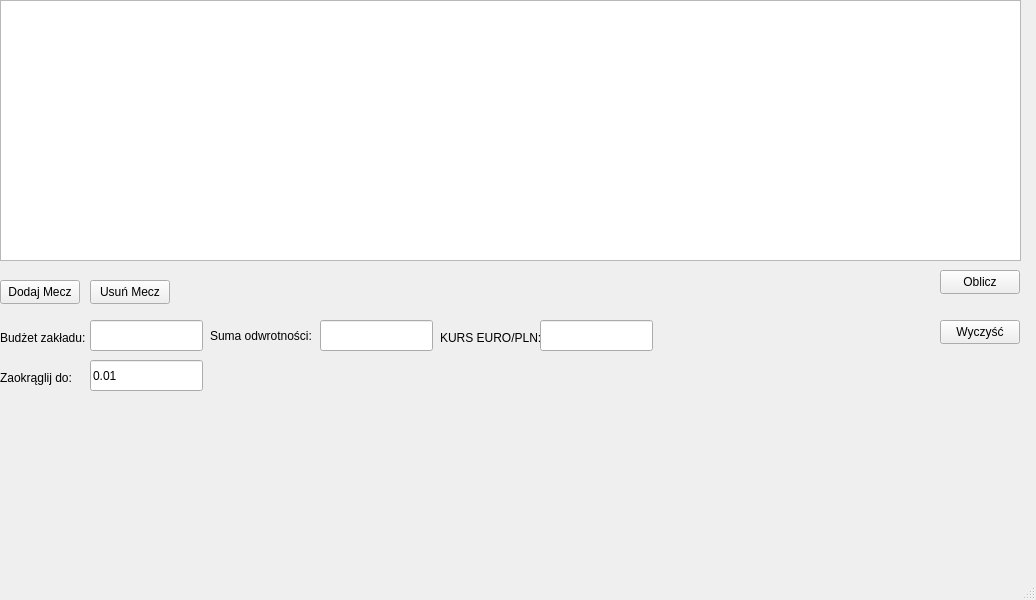
<?xml version="1.0" encoding="UTF-8"?>
<ui version="4.0">
 <class>MainWindow</class>
 <widget class="QMainWindow" name="MainWindow">
  <property name="geometry">
   <rect>
    <x>0</x>
    <y>0</y>
    <width>1036</width>
    <height>600</height>
   </rect>
  </property>
  <property name="sizePolicy">
   <sizepolicy hsizetype="Fixed" vsizetype="Fixed">
    <horstretch>0</horstretch>
    <verstretch>0</verstretch>
   </sizepolicy>
  </property>
  <property name="windowTitle">
   <string>Kalkulator SureBet</string>
  </property>
  <widget class="QWidget" name="centralwidget">
   <widget class="QTableWidget" name="tableWidget">
    <property name="geometry">
     <rect>
      <x>0</x>
      <y>0</y>
      <width>1021</width>
      <height>261</height>
     </rect>
    </property>
    <property name="sizePolicy">
     <sizepolicy hsizetype="Fixed" vsizetype="Fixed">
      <horstretch>0</horstretch>
      <verstretch>0</verstretch>
     </sizepolicy>
    </property>
    <property name="autoFillBackground">
     <bool>false</bool>
    </property>
    <property name="showGrid">
     <bool>true</bool>
    </property>
   </widget>
   <widget class="QPushButton" name="addButton">
    <property name="geometry">
     <rect>
      <x>0</x>
      <y>280</y>
      <width>80</width>
      <height>24</height>
     </rect>
    </property>
    <property name="text">
     <string>Dodaj Mecz</string>
    </property>
   </widget>
   <widget class="QPushButton" name="pushButton">
    <property name="geometry">
     <rect>
      <x>90</x>
      <y>280</y>
      <width>80</width>
      <height>24</height>
     </rect>
    </property>
    <property name="text">
     <string>Usuń Mecz</string>
    </property>
   </widget>
   <widget class="QLabel" name="label">
    <property name="geometry">
     <rect>
      <x>0</x>
      <y>330</y>
      <width>91</width>
      <height>16</height>
     </rect>
    </property>
    <property name="text">
     <string>Budżet zakładu:</string>
    </property>
   </widget>
   <widget class="QPushButton" name="pushButton_2">
    <property name="geometry">
     <rect>
      <x>940</x>
      <y>270</y>
      <width>80</width>
      <height>24</height>
     </rect>
    </property>
    <property name="text">
     <string>Oblicz</string>
    </property>
   </widget>
   <widget class="QLabel" name="label_2">
    <property name="geometry">
     <rect>
      <x>210</x>
      <y>320</y>
      <width>101</width>
      <height>31</height>
     </rect>
    </property>
    <property name="text">
     <string>Suma odwrotności:</string>
    </property>
   </widget>
   <widget class="QLineEdit" name="Sumaodwrotnosci">
    <property name="geometry">
     <rect>
      <x>320</x>
      <y>320</y>
      <width>113</width>
      <height>31</height>
     </rect>
    </property>
    <property name="readOnly">
     <bool>true</bool>
    </property>
   </widget>
   <widget class="QLabel" name="label_3">
    <property name="geometry">
     <rect>
      <x>440</x>
      <y>330</y>
      <width>101</width>
      <height>16</height>
     </rect>
    </property>
    <property name="text">
     <string>KURS EURO/PLN:</string>
    </property>
   </widget>
   <widget class="QLineEdit" name="kurseur">
    <property name="geometry">
     <rect>
      <x>540</x>
      <y>320</y>
      <width>113</width>
      <height>31</height>
     </rect>
    </property>
   </widget>
   <widget class="QPushButton" name="wyczyscbutton">
    <property name="geometry">
     <rect>
      <x>940</x>
      <y>320</y>
      <width>80</width>
      <height>24</height>
     </rect>
    </property>
    <property name="text">
     <string>Wyczyść</string>
    </property>
   </widget>
   <widget class="QLabel" name="label_4">
    <property name="geometry">
     <rect>
      <x>0</x>
      <y>370</y>
      <width>81</width>
      <height>16</height>
     </rect>
    </property>
    <property name="text">
     <string>Zaokrąglij do:</string>
    </property>
   </widget>
   <widget class="QLineEdit" name="BudzetInput">
    <property name="geometry">
     <rect>
      <x>90</x>
      <y>320</y>
      <width>113</width>
      <height>31</height>
     </rect>
    </property>
   </widget>
   <widget class="QLineEdit" name="roundto">
    <property name="geometry">
     <rect>
      <x>90</x>
      <y>360</y>
      <width>113</width>
      <height>31</height>
     </rect>
    </property>
    <property name="text">
     <string>0.01</string>
    </property>
   </widget>
  </widget>
  <widget class="QMenuBar" name="menubar">
   <property name="geometry">
    <rect>
     <x>0</x>
     <y>0</y>
     <width>1036</width>
     <height>21</height>
    </rect>
   </property>
  </widget>
  <widget class="QStatusBar" name="statusbar"/>
 </widget>
 <resources/>
 <connections/>
</ui>
